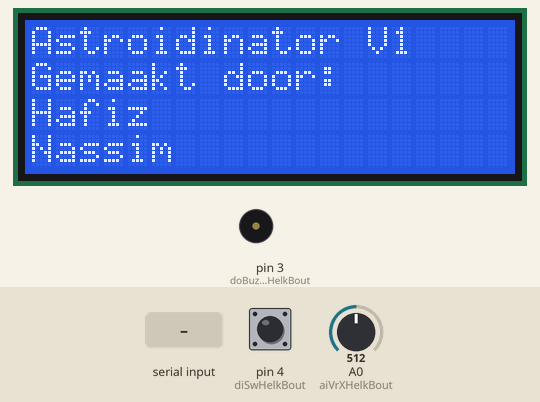
The sketch below on a simulated Arduino Uno, built with avr-gcc and run on an emulated ATmega328P. Shown: 20×4 character LCD, buzzer (waves = sounding). The inputs (shaded band) are chosen by the test bench; at power-on: pin 4 (diSwHelkBout) HIGH, A0 (aiVrXHelkBout) = 512. Random numbers use the default seed unless the sketch sets one; what the sketch prints to the serial monitor is not drawn.

Above: at 1.2 s.
1.3 s: pin 4 (diSwHelkBout) pulled LOW for 3.2 s
At 3.84 s:
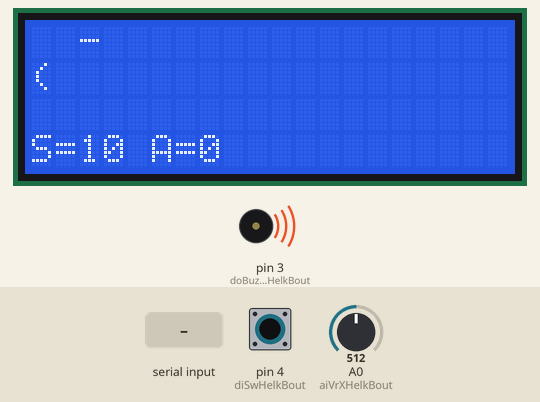
5.1 s: A0 (aiVrXHelkBout) set to 610
7.8 s: "1" received over Serial
At 8.9 s:
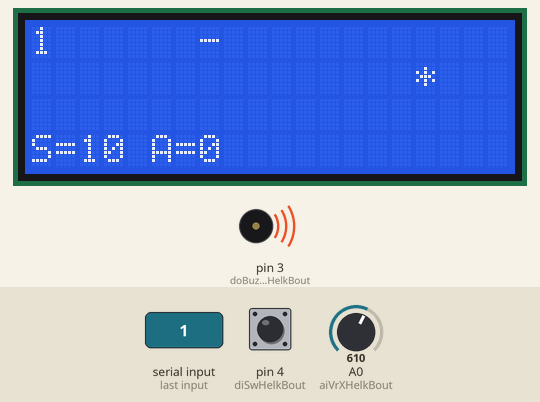
9.6 s: A0 (aiVrXHelkBout) set to 585
At 10.84 s:
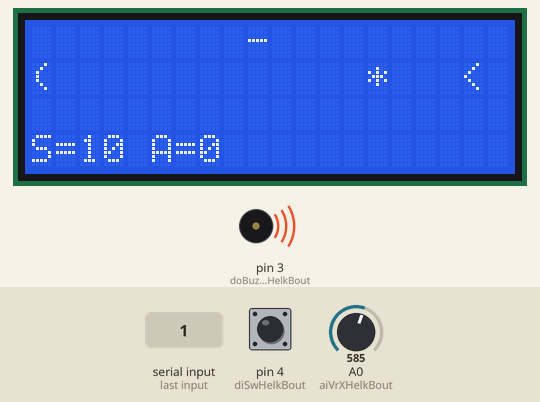
11.7 s: A0 (aiVrXHelkBout) set to 900
At 13.43 s:
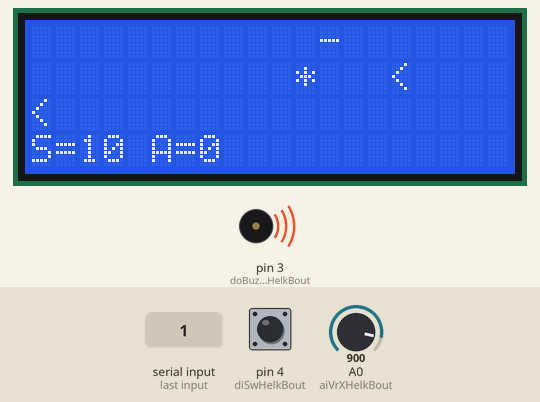
14.6 s: A0 (aiVrXHelkBout) set to 240
At 15.9 s:
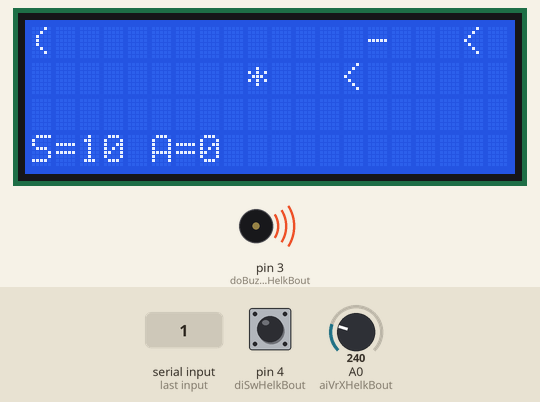
Timing chart, 0 to 23.8 s (numbered marks = the images above; inputs shaded):
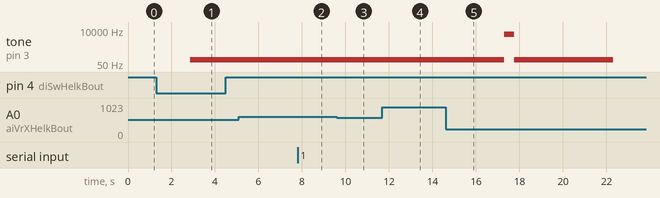

Measured:
- the behaviour switches between 600 and 599 on A0 (aiVrXHelkBout) (found by bisection; images 2 and 3)
- after the input at 1.3 s, tone on pin 3 (doBuzzerHelkBout): silent → 100 Hz after 1.6 s
- what the display in image 1 shows lasts 0.5 s, from 3.6 s to 4.1 s
- what the display in image 2 shows lasts 0.8 s, from 8.3 s to 9.1 s
- what the display in image 5 shows lasts 0.9 s, from 15.2 s to 16.1 s

The sketch:

Astro.ino
```cpp
#include <SimpleTimer.h>
#include <LiquidCrystal_I2C.h>
//Gemaakt door Nassim Tijani Hafiz Elkelic
//draden goed fixen
//commentaar wanneer gebruiken?
//rockets
//commentaar code  --------------------------------------------------done
//na schieten geluid
//init functie gebruiken

// Set the LCD address to 0x27 for a 20 chars and 4 line display
LiquidCrystal_I2C lcd(0x27, 20, 4);

const int diSwHelkBout = 4;
const int aiVrXHelkBout = A0;
const int aiVrYHelkBout = A1;
const int doBuzzerHelkBout = 3;


SimpleTimer timerGenerateAstroids;
SimpleTimer timerMoveAstroids;

SimpleTimer timerGenerateSpaceship;
SimpleTimer timerMoveSpaceship;

SimpleTimer timerGenerateRocket;
SimpleTimer timerMoveRocket;

SimpleTimer timerSplashScreen;
SimpleTimer timerGameOverScreen;


typedef struct {
  int xPosition;//x positie int voor de waarde van de x positie
  int yPosition;//y positie int voor de waarde van de y positie
  int randomXPositionHelkBout = random(20, 100);// genereer een randomwaarde tussen de locatie van 20 tot 100 zodat ze van rechts komen.
  int randomYPositionHelkBout = random(0, 2);// de hoogte van de lcd scherm genereerd een getal tussen 0, 2 want begint bij 0.
  int number;
  String symbolUfo;
} ufo;

ufo Astroid[5]; // creeren van 5 astroids
ufo Spaceship[5]; // creeren van 5 spaceships
ufo Rocket[5]; // creeren van 1 raket

int joystickYPositionHelkBout;// y waarde van de joystick
int joystickXPositionHelkBout;// x waarde van de joystick
int scoreAstroidHelkBout = 0; // int voor de score van de astroids
int scoreSpaceshipHelkBout = 10; // int voor de score van de spaceships
int gameStatus = 0; // game status zo kunnen we de splash screen maken en de game over maken.
bool shootRocketPermission = false;
void setup() {
  pinMode(diSwHelkBout, INPUT);

  digitalWrite(diSwHelkBout, HIGH);
  Serial.begin(9600);
  lcd.begin();
  lcd.backlight();


  //timers voor de astroids en voor de spaceships
  timerGenerateAstroids.setTimer(1000, generateAstroids, 1); // dit moet in functie
  timerMoveAstroids.setInterval(1000, moveAstroids);

  timerGenerateSpaceship.setTimer(1000, generateSpaceship, 1);
  timerMoveSpaceship.setInterval(1000, moveSpaceship);

  //timerGenerateRocket.setTimer(1000, generateRocket, 1);
  timerMoveRocket.setInterval(1000, moveRocket);

  timerSplashScreen.setInterval(1000, splashScreen);
  timerGameOverScreen.setInterval(1000, gameOverScreen);
}

void loop() {
  //als game status 0 is laaten we splash screen zien
  if (gameStatus == 0) {
    Serial.print("gamestatus: ");
    Serial.println(gameStatus);
    timerSplashScreen.run();
  }

  //als game status 1 is dan start game weer.
  if (gameStatus == 1) {
    scoreBoard();
    joystickRemote();
    shootRockets();
    timerGenerateAstroids.run();
    timerMoveAstroids.run();

    timerGenerateSpaceship.run();
    timerMoveSpaceship.run();
  }

  if (shootRocketPermission == true) {
    //timerGenerateRocket.run();
    timerMoveRocket.run();
  }

  if (scoreSpaceshipHelkBout == 0) {
    gameOverScreen();
  }

  //het laten zien van lcd naar delay
  if (Serial.available()) {
    delay(100);    // Wait a bit for the entire message to arrive
    lcd.clear();    // Clear the screen
    while (Serial.available() > 0) {
      lcd.write(Serial.read());
    }
  }

}

//leeg maken van remote joystick
void joystickRemote() {

  if (analogRead(aiVrXHelkBout) < 250) {
    clearJoystickPos();
    joystickTop();
  }

  if (analogRead(aiVrXHelkBout) > 750 && analogRead(aiVrXHelkBout) < 1000) {
    clearJoystickPos();
    joystickBot();
  }

  if (analogRead(aiVrXHelkBout) > 400 && analogRead(aiVrXHelkBout) < 600) {
    clearJoystickPos();
    joystickMid();
  }

}

//het leeg maken van de joystick positie
void clearJoystickPos() {
  lcd.setCursor(0, 0);
  lcd.print(" ");

  lcd.setCursor(0, 1);
  lcd.print(" ");

  lcd.setCursor(0, 2);
  lcd.print(" ");
}

//als hij top is nieuwe locatie
void joystickTop() {
  joystickYPositionHelkBout = 0;
  joystickXPositionHelkBout = 0;
  lcd.setCursor(0, 0);
  lcd.print("(");
}

//als joystick mid is laat locatie zien
void joystickMid() {
  joystickYPositionHelkBout = 1;
  joystickXPositionHelkBout = 0;
  lcd.setCursor(0, 1);
  lcd.print("(");
}

// als joystick naar beneden gaat geef nieuwe locatie aan
void joystickBot() {
  joystickYPositionHelkBout = 2;
  joystickXPositionHelkBout = 0;
  lcd.setCursor(0, 2);
  lcd.print("(");
}

// laten zien van score bord helemaal 4de rij
void scoreBoard() {
  lcd.setCursor(0, 3);
  lcd.print("S=");

  lcd.setCursor(2, 3);
  lcd.print(scoreSpaceshipHelkBout);

  lcd.setCursor(5, 3);
  lcd.print("A=");

  lcd.setCursor(7, 3);
  lcd.print(scoreAstroidHelkBout);
}

//splash screen met informatie over makers
void splashScreen() {
  Serial.println("ik ben in splash screen!");
  lcd.setCursor(0, 0);
  lcd.print("Astroidinator V1");

  lcd.setCursor(0, 1);
  lcd.print("Gemaakt door:");

  lcd.setCursor(0, 2);
  lcd.print("Hafiz");

  lcd.setCursor(0, 3);
  lcd.print("Nassim");

  gameStatus = 1;
  Serial.print("gamestatus: ");
  Serial.println(gameStatus);

  delay(2500);
  lcd.clear();
}

//het game over screen met score
void gameOverScreen() {
  Serial.println("ik ben in gameover screen!");
  lcd.setCursor(5, 1);
  lcd.print("Game  over");

  lcd.setCursor(6, 2);
  lcd.print("Astroids");

  lcd.setCursor(9, 3);
  lcd.print(scoreAstroidHelkBout);
  gameStatus = 3;

  delay(2500);
  lcd.clear();
}

//het maken van astroids
void generateAstroids() {
  for (int i = 0; i < 5; i++) {
    Astroid[i].xPosition = Astroid[i].randomXPositionHelkBout;
    if (Astroid[i].xPosition % 2) {
      Astroid[i].xPosition + 1;
    }
    Astroid[i].yPosition = Astroid[i].randomYPositionHelkBout;
    lcd.setCursor(Astroid[i].xPosition, Astroid[i].yPosition);
    lcd.print("*");
  }
}

//het bewegen van astroids naar voren
void moveAstroids() {
  for (int i = 0; i < 5; i++) {
    lcd.setCursor(Astroid[i].xPosition, Astroid[i].yPosition);
    lcd.print(" ");
    Astroid[i].xPosition = Astroid[i].xPosition - 1;
    if (joystickYPositionHelkBout == Astroid[i].yPosition && joystickXPositionHelkBout == Astroid[i].xPosition) {
      Astroid[i].xPosition = 35;
      buzzerAstroid();
      scoreAstroidHelkBout = scoreAstroidHelkBout + 1;
    }
    if (Astroid[i].xPosition >= 0 && Astroid[i].xPosition <= 20) {
      lcd.setCursor(Astroid[i].xPosition, Astroid[i].yPosition);
      lcd.print("*");
    }
  }
}

//generen van spaceships
void generateSpaceship() {
  Serial.println("-----HIERONDER GEGENEREEDE SPACESHIP-------");
  for (int i = 0; i < 4; i++)
  {
    Spaceship[i].xPosition = Spaceship[i].randomXPositionHelkBout;
    if (Spaceship[i].xPosition % 2)
    {
      Spaceship[i].xPosition + 1;
    }
    Spaceship[i].yPosition = Spaceship[i].randomYPositionHelkBout;
    lcd.setCursor(Spaceship[i].xPosition, Spaceship[i].yPosition);
    lcd.print("<");
  }
}

//het naar voren bewegen van spaceships
void moveSpaceship() {
  Serial.println("-----HIERONDER NIEUWE POSITIE VAN EEN SPACESHIP-------");
  for (int i = 0; i < 4; i++) {
    lcd.setCursor(Spaceship[i].xPosition, Spaceship[i].yPosition);
    lcd.print(" ");
    Spaceship[i].xPosition = Spaceship[i].xPosition - 1;
    Serial.print("xpos van spaceship: ");
    Serial.println(Spaceship[i].xPosition);
    if (joystickYPositionHelkBout == Spaceship[i].yPosition && joystickXPositionHelkBout == Spaceship[i].xPosition) {
      Spaceship[i].xPosition = 35;
      buzzerSpaceship();
      scoreSpaceshipHelkBout = scoreSpaceshipHelkBout - 1;
      lcd.noBacklight();
      delay(150);
      lcd.backlight();
    }
    if (Spaceship[i].xPosition >= 0 && Spaceship[i].xPosition <= 20) {
      lcd.setCursor(Spaceship[i].xPosition, Spaceship[i].yPosition);
      lcd.print("<");
    }
  }
}

// het genereren van een raket
void generateRocket() {
  Serial.println("-----HIERONDER GEGENEREEDE ROCKET-------");
  for (int i = 0; i < 1; i++) {
    Rocket[i].xPosition = joystickXPositionHelkBout;
    Rocket[i].yPosition = joystickYPositionHelkBout;

    Serial.print("xpos van Raket: ");
    Serial.println(Rocket[i].xPosition);
    Serial.print("ypos van Raket: ");
    Serial.println(Rocket[i].yPosition);

    lcd.setCursor(Rocket[i].xPosition, Rocket[i].yPosition);
    lcd.print("-");
  }
}

//het naar voren bewegen van spaceships
void moveRocket() {
  Serial.println("-----HIERONDER NIEUWE POSITIE ROCKET-------");
  for (int i = 0; i < 4; i++) {
    lcd.setCursor(Rocket[i].xPosition, Rocket[i].yPosition);
    lcd.print(" ");
    Rocket[i].xPosition = Rocket[i].xPosition + 1;
    Serial.print("xpos van Raket: ");
    Serial.println(Rocket[i].xPosition);
    if (Rocket[i].xPosition == Spaceship[i].xPosition && Rocket[i].yPosition == Spaceship[i].yPosition) {
      Serial.println("ROCKET COLLISION!");
      Spaceship[i].xPosition = 35;
      Rocket[i].xPosition = 35;
      buzzerRocketExplode();
      scoreSpaceshipHelkBout = scoreSpaceshipHelkBout + 1;
      lcd.noBacklight();
      delay(150);
      lcd.backlight();
      lcd.noBacklight();
      delay(150);
      lcd.backlight();
      lcd.noBacklight();
      delay(150);
      lcd.backlight();
    }
    if (Rocket[i].xPosition >= 0 && Rocket[i].xPosition <= 20) {
      lcd.setCursor(Rocket[i].xPosition, Rocket[i].yPosition);
      lcd.print("-");
      buzzerRocket();
    }
  }
}
// het schieten van raketten naar de ruimteschippen
void shootRockets() {
  int btnShootRocketsHelkBout = digitalRead(diSwHelkBout);

  if ( btnShootRocketsHelkBout == LOW) {
    shootRocketPermission = true;
    for (int i = 0; i < 1; i++) {
      if (Rocket[i].xPosition >= 20) { // als de rocket in het LCD is
            generateRocket();
      }
    }
  }
}

//geluiden genereren na het aanraken van een astroid
void buzzerAstroid() {
  tone(doBuzzerHelkBout, 1000, 250);
}

//nieuw geluidje maken na het aanraken van spaceship
void buzzerSpaceship() {
  tone(doBuzzerHelkBout, 1000, 250);
  delay(250);
  tone(doBuzzerHelkBout, 1000, 250);
  delay(250);
  tone(doBuzzerHelkBout, 100, 1000);
}

// geluidje als er een raket geschoten is
void buzzerRocket() {
  tone(doBuzzerHelkBout, 100, 1000);
}

// geluidje als er een raket ontploft is
void buzzerRocketExplode() {
  tone(doBuzzerHelkBout, 5000, 1000);
}
```
